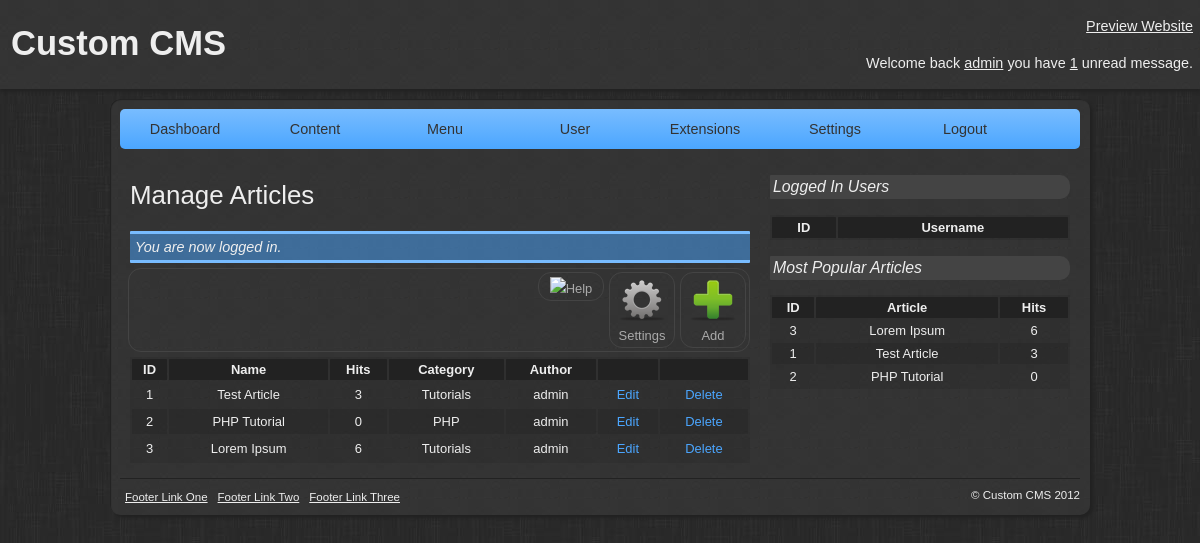
Screenshot of /admin/manage-articles.php (signed in) with the database file from the repository.
### tables this page shows
CREATE TABLE IF NOT EXISTS `tbl_articles` (
  `id` int(11) NOT NULL AUTO_INCREMENT,
  `author` int(11) NOT NULL,
  `category` int(11) NOT NULL,
  `name` varchar(255) NOT NULL,
  `content` text NOT NULL,
  `keywords` varchar(100) NOT NULL,
  `description` varchar(100) NOT NULL,
  `hits` int(11) NOT NULL,
  `published` int(1) NOT NULL,
  `comments` int(1) NOT NULL,
  `date_modified` datetime NOT NULL,
  `date_created` datetime NOT NULL,
  PRIMARY KEY (`id`)
);

CREATE TABLE IF NOT EXISTS `tbl_categories` (
  `id` int(11) NOT NULL AUTO_INCREMENT,
  `parent_category` int(11) NOT NULL,
  `name` varchar(50) NOT NULL,
  `notes` text NOT NULL,
  `date_modified` datetime NOT NULL,
  `date_created` datetime NOT NULL,
  PRIMARY KEY (`id`)
);

CREATE TABLE IF NOT EXISTS `tbl_users` (
  `id` int(11) NOT NULL AUTO_INCREMENT,
  `permission` int(11) NOT NULL,
  `username` varchar(20) NOT NULL,
  `password` varchar(40) NOT NULL,
  `email` varchar(255) NOT NULL,
  `first_name` varchar(50) NOT NULL,
  `last_name` varchar(50) NOT NULL,
  `bio` text NOT NULL,
  `url` varchar(200) NOT NULL,
  `gender` varchar(1) NOT NULL,
  `status` varchar(50) NOT NULL,
  `email_notifications` int(1) NOT NULL,
  `enabled` int(1) NOT NULL,
  `date_modified` datetime NOT NULL,
  `date_created` datetime NOT NULL,
  PRIMARY KEY (`id`)
);

### library/core/mysql.php (called while the page is built, shortened)
<?php
class MySQL {
	private $connection;
	public function open_connection() {
		$this->connection = mysql_connect(DATABASE_SERVER, DATABASE_USERNAME, DATABASE_PASSWORD);
		if(!$this->connection) {
			die("MySQL connection failed: " . mysql_error());
		} else {
			$db_select = mysql_select_db(DATABASE_NAME, $this->connection);
		}
	}
	public function query($sql) {
		$result = mysql_query($sql, $this->connection);
		return $result;
	}
	public function fetch_array($result) {
		return mysql_fetch_array($result);
	}
}
$database = new MySQL();
?>

### library/core/core.php (called while the page is built, shortened)
<?php
class Core {
	protected static $table_name;
	public static function instantiate($record) {
		$object = new $class_name;
		foreach($record as $attribute => $value) {
			if($object->has_attribute($attribute)) {
				$object->$attribute = $value;
			}
		}
		return $object;
	}
	public static function find_all() {
		return static::find_by_sql("SELECT * FROM " . DATABASE_TBL_PREFIX . static::$table_name . " ORDER BY id ASC");
	}
	public static function find_by_id($id=0) {
		$result_array = static::find_by_sql("SELECT * FROM " . DATABASE_TBL_PREFIX . static::$table_name . " WHERE id={$id} LIMIT 1");
		return !empty($result_array) ? array_shift($result_array) : false;
	}
	public static function find_by_sql($sql="") {
		global $database;
		$result = $database->query($sql);
		$object_array = array();
		while($row = $database->fetch_array($result)) {
			$object_array[] = static::instantiate($row);
		}
		return $object_array;
	}
	private function has_attribute($attribute) {
		$object_vars = get_object_vars($this);
		return array_key_exists($attribute, $object_vars);
	}
}
?>

### library/core/permission.php (called while the page is built, shortened)
<?php
class Permission extends Core {
	public static function access($access) {
		global $session;
		$user = User::find_by_id($session->user_id);
	}
}
?>

### library/core/article.php (called while the page is built, shortened)
<?php
class Article extends Core {
	public static $table_name = 'articles';
	public static function most_popular($number = 3) {
		return static::find_by_sql("SELECT * FROM " . DATABASE_TBL_PREFIX . self::$table_name . " ORDER BY hits DESC LIMIT {$number}");
	}
}
?>

### admin/manage-articles.php (the view, shortened to what this page needs)
<?php
Permission::access(4);
require(ADMIN_TEMPLATE.'header.php');
?>
<div class="toolbar">
    <a href="./create-article.php" class="toolbar-button" title="Create New Article"><img src="images/icons/add.png" />Add</a>
    <a href="#" name="settings_window" class="activate-modal toolbar-button" title="Modify Page Settings"><img src="images/icons/process.png" />Settings</a>
	<a href="#" name="help_window" class="activate-modal toolbar-button" title="Help"><img src="images/icons/help.png" />Help</a>
</div>
<table class="table">
	<tr>
		<th>ID</th>
		<th>Name</th>
		<th>Hits</th>
		<th>Category</th>
		<th>Author</th>
		<th></th>
		<th></th>
	</tr>
	<?php
		$articles = Article::find_all();
		foreach($articles as $article):
		$category = Category::find_by_id($article->category);
		$author = User::find_by_id($article->author);
	?>
	<tr>
		<td><?php echo $article->id; ?></td>
		<td><?php echo $article->name; ?></td>
		<td><?php echo $article->hits; ?></td>
		<td><?php echo $category->name; ?></td>
		<td><?php echo $author->username; ?></td>
		<td><a href="./edit-article.php?id=<?php echo $article->id; ?>" title="Edit <?php echo $article->name; ?>">Edit</a></td>
		<td><a href="./delete-article.php?id=<?php echo $article->id; ?>" title="Delete <?php echo $article->name; ?>" onclick="return confirm('Are you sure you want to delete this article?');">Delete</a></td>
	</tr>
	<?php endforeach; ?>
</table>
<?php
require(ADMIN_TEMPLATE.'footer.php');
?>

### templates/admin/newdefault/footer.php
</div>
        <div class="sidebar">
        	<h3>Logged In Users</h3>
            <table class="sidebar-table">
            	<tr>
                    <th>ID</th>
                    <th>Username</th>
                </tr>
            </table>
            <h3>Most Popular Articles</h3>
			<table class="sidebar-table">
				<tr>
					<th>ID</th>
					<th>Article</th>
					<th>Hits</th>
				</tr>
				<?php
					$most_popular_articles = Article::most_popular();
					foreach($most_popular_articles as $mpa):
				?>
				<tr>
					<td><?php echo $mpa->id; ?></td>
					<td><?php echo $mpa->name; ?></td>
					<td><?php echo $mpa->hits; ?></td>
				</tr>
				<?php endforeach; ?>
			</table>
        </div>
        <div class="footer">
            <div class="footer-left">
                <ul>
                    <li><a href="#">Footer Link One</a></li>
                    <li><a href="#">Footer Link Two</a></li>
                    <li><a href="#">Footer Link Three</a></li>
                </ul>
            </div>
            <div class="footer-right">
                <p>&copy; Custom CMS 2012</p>
            </div>
        </div>
    </div>
</body>
</html>

### templates/admin/newdefault/css/style.css (style rules this page uses)
body { margin: 0; padding: 0; font: .9em Arial; background: url('../images/background.jpg') #222; }
.sidebar { width: 300px; float: left; padding: 10px; }
.sidebar h3 { font-size: 1.1em; background: #444; padding: 3px; border-radius: 1px 10px 10px 1px; font-weight: 500; font-style: italic; }
.sidebar-table { width: 100%; font-size: .9em; background: #2F2F2F; background: rgba(11, 11, 11, .1); }
.sidebar-table tr:nth-child(odd) { background: rgba(28, 28, 28, .2); }
.sidebar-table th { background: #222; padding: 3px; border-radius: 1px 1px 0px 0px; }
.sidebar-table td { text-align: center; padding: 3px; }
.footer { width: 960px; padding: 10px 0 0; margin: 10px auto 0px; overflow: hidden; color: #EEE; font-size: .8em; border-top: 1px solid #222; }
.footer-left { float: left; }
.footer-right { float: right; }
.footer p { margin: 0; padding: 0; }
.footer ul { overflow: hidden; text-align: center; list-style: none; margin: 0; padding: 0; }
.footer ul li { float: left; }
.footer ul li a, .footer ul li a:link, .footer ul li a:visited { color: #EEE; display: block; padding: 2px 5px; transition: linear all 0.5s; -moz-transition: linear all 0.5s; -webkit-transition: linear all 0.5s; }
.toolbar { float: right; border: 1px solid #444; padding: 3px; border-radius: 13px; margin: 0 0 5px; width: 614px; }
.toolbar-button, .toolbar-button:link, .toolbar-button:visited { padding: 4px 8px; color: #AAA; text-decoration: none; float: right; border-radius: 13px; margin: 0px 0px 0px 5px; border: 1px solid #444; font-size: .9em; text-align: center; vertical-align: baseline; width: 48px; transition: linear all 0.5s; -moz-transition: linear all 0.5s; -webkit-transition: linear all 0.5s; }
.toolbar-button img { border: none; }
.table { width: 620px; font-size: .9em; margin: 5px auto; background: #2F2F2F; background: rgba(11, 11, 11, .1); }
.table tr:nth-child(odd) { background: rgba(28, 28, 28, .2); }
.table th { background: #222; padding: 3px; border-radius: 1px 1px 0px 0px; }
.table td { text-align: center; padding: 5px; }
.table td a, .table td a:link, .table td a:visited { color: #4BA6FF; text-decoration: none; transition: linear all 0.5s; -moz-transition: linear all 0.5s; -webkit-transition: linear all 0.5s; }

### rows the page displays
tbl_articles: id "1", name "Test Article", hits "3", tbl_categories.name "Tutorials"
tbl_users: username "admin"
tbl_articles: id "2", name "PHP Tutorial", hits "0", tbl_categories.name "PHP"
tbl_articles: id "3", name "Lorem Ipsum", hits "6"
tbl_categories: name "Tutorials"

### other values shown
$_SESSION['user_username'] "admin"
Message::unread_messages($_SESSION['user_id']) "1"
$title "Manage Articles"
$_SESSION['message'] "You are now logged in."
